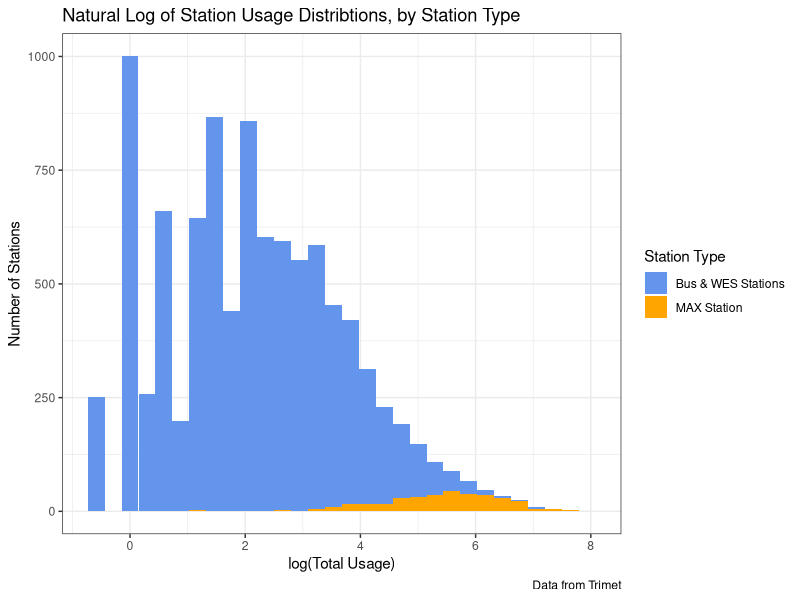

Reproduce this figure in R.
## ---- chunk 1
library(tidyverse)
library(cowplot)
## ---- chunk 2
stop_features = read_csv('data/stop_features.csv')

stop_features_plot = stop_features %>% mutate(
  stop_type = ifelse(stop_type == 'MAX Station', "MAX Station", 'Bus & WES Stations'), 
  day = as.factor(day)
  )

## ---- chunk 3
#| fig-cap: 'Figure X: Distributions of Log-transformed usage values, by station type. These were the values used as targets for the regressions in this project. 1,571 stations had invalid log-transformed usage values due to an original usage value of 0, and are excluded from this plot.'
ggplot(data=stop_features_plot, aes(x=log(total_usage), fill=stop_type)) + 
  geom_histogram() +
  theme_bw()+ 
  labs(
    title='Natural Log of Station Usage Distribtions, by Station Type', 
    legend.title='Station Type', 
    x='log(Total Usage)', 
    y = 'Number of Stations',
    caption='Data from Trimet', 
    fill='Station Type'
  )+
  scale_fill_manual(values=c('cornflowerblue', 'orange', 'blue3'))
